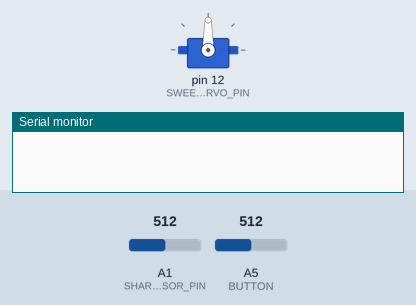
A sketch run on a simulated Arduino Uno, built with avr-gcc and run on an emulated ATmega328P. Parts: servo, the last lines printed to the serial monitor. The test bench sets the inputs (shaded band); at power-on: A5 (BUTTON) = 512, A1 (SHARP_SENSOR_PIN) = 512.

Above: at 1.2 s.
1.3 s: A5 (BUTTON) set to 530
At 2.7 s:
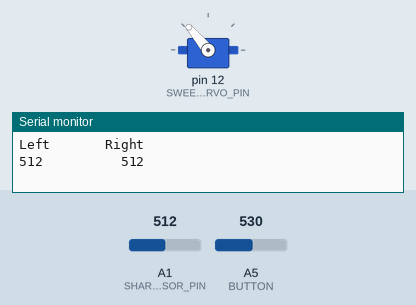
4.3 s: A5 (BUTTON) set to 511
At 6.2 s:
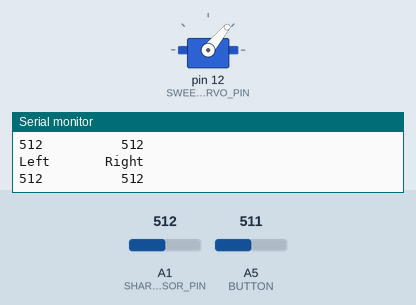
Timing chart, 0 to 7.7 s (numbered marks = the images above; inputs shaded):
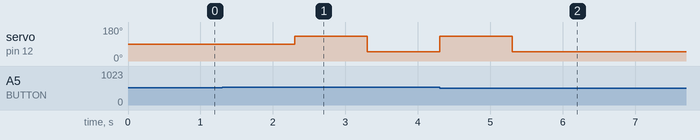

Measured:
- the behaviour switches between 512 and 513 on A5 (BUTTON) (found by bisection; images 0 and 1)
- after the input at 1.3 s, servo on pin 12 (SWEEP_SERVO_PIN): 90° → 130° after 1.0 s, → 50° 1.0 s later
- after the input at 4.3 s, servo on pin 12 (SWEEP_SERVO_PIN): goes on until 5.3 s, then stays 50°

The sketch:

ScanAboutTheSystem.ino
```cpp
#include <Servo.h>

Servo SERVO_LEFT;
Servo SERVO_RIGHT;
Servo SERVO_SWEEP;

const int SHARP_SENSOR_PIN = A1;
const int LEFT_SERVO_PIN = 11;
const int RIGHT_SERVO_PIN = 10;
const int SWEEP_SERVO_PIN = 12;
const int BUTTON = A5;

boolean turnOnOff = 0;
int valButton;
unsigned long delayTime;

void setup() {
  // put your setup code here, to run once:
  SERVO_SWEEP.attach(SWEEP_SERVO_PIN);
  Serial.begin(9600);
  delayTime = millis();
   SERVO_SWEEP.write(90);

}

void loop() {
  // put your main code here, to run repeatedly:
  int lDistance= analogRead(SHARP_SENSOR_PIN);
  int rDistance= analogRead(SHARP_SENSOR_PIN);

  turnOnOff=readButton();      // calls the function readButton to see if the button has been pressed(1)
  if(turnOnOff==1)            // check to see if the button value is 0, if it is continue
  {

  delayTime = millis();

  while(millis() - delayTime <= 1000)
  {
   if(millis() - delayTime >= 1000)
    {
      SERVO_SWEEP.write(130);
      lDistance = analogRead(SHARP_SENSOR_PIN);
      Serial.println("Left       Right");

      Serial.print(rDistance);
      Serial.print("          ");
      Serial.println(lDistance);
   // Serial.println(millis()-delayTime);
      Serial.println("");

     delayTime = 0;
     }

    }

   delayTime = millis();

   while(millis() - delayTime <= 1003)
  {
     if(millis() - delayTime >= 1000)
    {
      SERVO_SWEEP.write(50);


      rDistance = analogRead(SHARP_SENSOR_PIN);
      Serial.println("Left       Right");

     Serial.print(rDistance);
      Serial.print("          ");
      Serial.println(lDistance);
     // Serial.println(millis()-delayTime);
      Serial.println("");

      delayTime = 0;

    }
  }

  //delayTime = millis();

  }

}

int readButton()
{
   unsigned long contactTime;               //local variable; contactTime declared
   valButton=analogRead(BUTTON);            // Read the pushbutton on an analog pin

   if(valButton>512)                        // Since 5V will produce a value of 1023, > 512 means button not pushed
     return turnOnOff;                       // return the value of turnOnOff without changing it

   contactTime=millis();                    // set contactTime = to the millis() clock value
   while(valButton<=512)                   // while the pushbutton is pushed
   {
     valButton=analogRead(BUTTON);           // read the button value again and keep reading until valButton is less than 512
   }

   if(millis()-contactTime<20)               // If the button is held for less than 20 ms
     return turnOnOff;                       // return the turnOnOff value unchanged

   return(1-turnOnOff);                      // if the button is held longer than 20 ms then change the turnOnOff
                                           // to the opposite value to what it was
}
```
